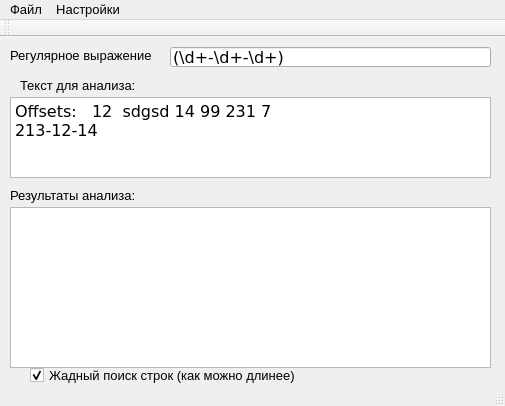
<?xml version="1.0" encoding="UTF-8"?>
<ui version="4.0">
 <class>MainWindow</class>
 <widget class="QMainWindow" name="MainWindow">
  <property name="geometry">
   <rect>
    <x>0</x>
    <y>0</y>
    <width>505</width>
    <height>406</height>
   </rect>
  </property>
  <property name="font">
   <font>
    <pointsize>10</pointsize>
   </font>
  </property>
  <property name="windowTitle">
   <string>Регулярные выражения: поиск номеров телефонов</string>
  </property>
  <widget class="QWidget" name="centralWidget">
   <widget class="QLineEdit" name="regExpEdit">
    <property name="geometry">
     <rect>
      <x>170</x>
      <y>10</y>
      <width>321</width>
      <height>20</height>
     </rect>
    </property>
    <property name="font">
     <font>
      <family>Verdana</family>
      <pointsize>12</pointsize>
     </font>
    </property>
    <property name="text">
     <string>(\d+-\d+-\d+)</string>
    </property>
   </widget>
   <widget class="QLabel" name="label">
    <property name="geometry">
     <rect>
      <x>10</x>
      <y>10</y>
      <width>141</width>
      <height>16</height>
     </rect>
    </property>
    <property name="text">
     <string>Регулярное выражение:</string>
    </property>
   </widget>
   <widget class="QPlainTextEdit" name="sourceText">
    <property name="geometry">
     <rect>
      <x>10</x>
      <y>60</y>
      <width>481</width>
      <height>81</height>
     </rect>
    </property>
    <property name="sizePolicy">
     <sizepolicy hsizetype="Maximum" vsizetype="Expanding">
      <horstretch>0</horstretch>
      <verstretch>0</verstretch>
     </sizepolicy>
    </property>
    <property name="sizeIncrement">
     <size>
      <width>1</width>
      <height>1</height>
     </size>
    </property>
    <property name="font">
     <font>
      <family>Verdana</family>
      <pointsize>12</pointsize>
     </font>
    </property>
    <property name="sizeAdjustPolicy">
     <enum>QAbstractScrollArea::AdjustToContentsOnFirstShow</enum>
    </property>
    <property name="plainText">
     <string>Offsets:   12  sdgsd 14 99 231 7
213-12-14</string>
    </property>
   </widget>
   <widget class="QPlainTextEdit" name="resultText">
    <property name="geometry">
     <rect>
      <x>10</x>
      <y>170</y>
      <width>481</width>
      <height>161</height>
     </rect>
    </property>
    <property name="font">
     <font>
      <family>Verdana</family>
      <pointsize>12</pointsize>
     </font>
    </property>
   </widget>
   <widget class="QCheckBox" name="maxLenSearchBox">
    <property name="geometry">
     <rect>
      <x>30</x>
      <y>330</y>
      <width>281</width>
      <height>17</height>
     </rect>
    </property>
    <property name="text">
     <string>Жадный поиск строк (как можно длинее)</string>
    </property>
    <property name="checked">
     <bool>true</bool>
    </property>
   </widget>
   <widget class="QLabel" name="label_2">
    <property name="geometry">
     <rect>
      <x>20</x>
      <y>40</y>
      <width>141</width>
      <height>16</height>
     </rect>
    </property>
    <property name="text">
     <string>Текст для анализа:</string>
    </property>
   </widget>
   <widget class="QLabel" name="label_3">
    <property name="geometry">
     <rect>
      <x>10</x>
      <y>150</y>
      <width>141</width>
      <height>16</height>
     </rect>
    </property>
    <property name="text">
     <string>Результаты анализа:</string>
    </property>
   </widget>
  </widget>
  <widget class="QMenuBar" name="menuBar">
   <property name="geometry">
    <rect>
     <x>0</x>
     <y>0</y>
     <width>505</width>
     <height>21</height>
    </rect>
   </property>
   <widget class="QMenu" name="menu">
    <property name="title">
     <string>Файл</string>
    </property>
    <addaction name="loadAction"/>
    <addaction name="saveAction"/>
    <addaction name="clearAction"/>
   </widget>
   <widget class="QMenu" name="menu_2">
    <property name="title">
     <string>Настройки</string>
    </property>
    <addaction name="chooseFontsAction"/>
   </widget>
   <addaction name="menu"/>
   <addaction name="menu_2"/>
  </widget>
  <widget class="QToolBar" name="mainToolBar">
   <attribute name="toolBarArea">
    <enum>TopToolBarArea</enum>
   </attribute>
   <attribute name="toolBarBreak">
    <bool>false</bool>
   </attribute>
  </widget>
  <widget class="QStatusBar" name="statusBar"/>
  <action name="loadAction">
   <property name="text">
    <string>Загрузка из файла</string>
   </property>
  </action>
  <action name="saveAction">
   <property name="text">
    <string>Сохранение в файл</string>
   </property>
  </action>
  <action name="clearAction">
   <property name="text">
    <string>Очистить текст</string>
   </property>
  </action>
  <action name="chooseFontsAction">
   <property name="text">
    <string>Шрифт</string>
   </property>
  </action>
 </widget>
 <layoutdefault spacing="6" margin="11"/>
 <resources/>
 <connections>
  <connection>
   <sender>sourceText</sender>
   <signal>textChanged()</signal>
   <receiver>MainWindow</receiver>
   <slot>applyRegExp()</slot>
   <hints>
    <hint type="sourcelabel">
     <x>245</x>
     <y>118</y>
    </hint>
    <hint type="destinationlabel">
     <x>252</x>
     <y>185</y>
    </hint>
   </hints>
  </connection>
  <connection>
   <sender>regExpEdit</sender>
   <signal>textChanged(QString)</signal>
   <receiver>MainWindow</receiver>
   <slot>applyRegExp()</slot>
   <hints>
    <hint type="sourcelabel">
     <x>310</x>
     <y>62</y>
    </hint>
    <hint type="destinationlabel">
     <x>252</x>
     <y>185</y>
    </hint>
   </hints>
  </connection>
  <connection>
   <sender>maxLenSearchBox</sender>
   <signal>stateChanged(int)</signal>
   <receiver>MainWindow</receiver>
   <slot>applyRegExp()</slot>
   <hints>
    <hint type="sourcelabel">
     <x>95</x>
     <y>371</y>
    </hint>
    <hint type="destinationlabel">
     <x>252</x>
     <y>202</y>
    </hint>
   </hints>
  </connection>
  <connection>
   <sender>clearAction</sender>
   <signal>triggered()</signal>
   <receiver>sourceText</receiver>
   <slot>clear()</slot>
   <hints>
    <hint type="sourcelabel">
     <x>-1</x>
     <y>-1</y>
    </hint>
    <hint type="destinationlabel">
     <x>245</x>
     <y>118</y>
    </hint>
   </hints>
  </connection>
  <connection>
   <sender>saveAction</sender>
   <signal>triggered()</signal>
   <receiver>MainWindow</receiver>
   <slot>saveText()</slot>
   <hints>
    <hint type="sourcelabel">
     <x>-1</x>
     <y>-1</y>
    </hint>
    <hint type="destinationlabel">
     <x>252</x>
     <y>202</y>
    </hint>
   </hints>
  </connection>
  <connection>
   <sender>loadAction</sender>
   <signal>triggered()</signal>
   <receiver>MainWindow</receiver>
   <slot>loadText()</slot>
   <hints>
    <hint type="sourcelabel">
     <x>-1</x>
     <y>-1</y>
    </hint>
    <hint type="destinationlabel">
     <x>252</x>
     <y>202</y>
    </hint>
   </hints>
  </connection>
  <connection>
   <sender>resultText</sender>
   <signal>textChanged()</signal>
   <receiver>MainWindow</receiver>
   <slot>myNewSlot()</slot>
   <hints>
    <hint type="sourcelabel">
     <x>174</x>
     <y>273</y>
    </hint>
    <hint type="destinationlabel">
     <x>95</x>
     <y>76</y>
    </hint>
   </hints>
  </connection>
 </connections>
 <slots>
  <slot>applyRegExp()</slot>
  <slot>saveText()</slot>
  <slot>loadText()</slot>
  <slot>myNewSlot()</slot>
 </slots>
</ui>
